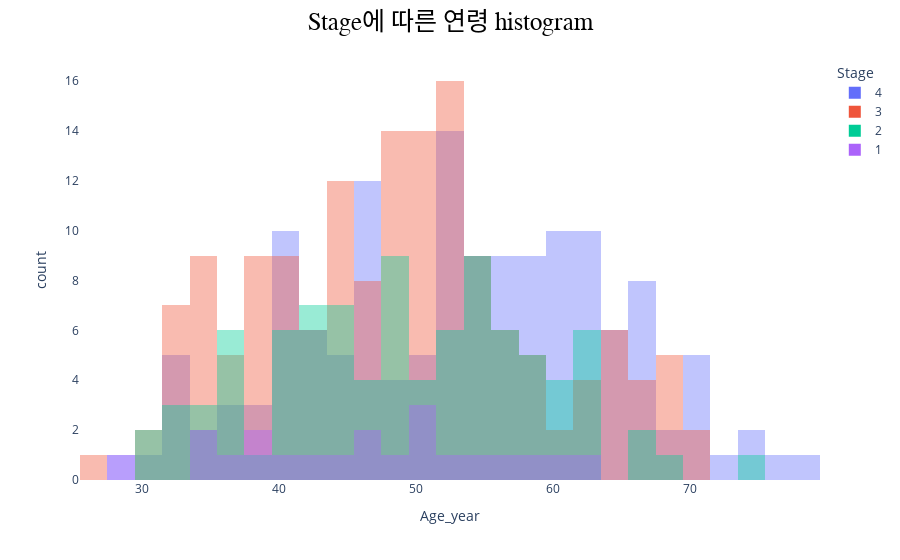

Here is the notebook cell this chart was saved with:
### Code cell
# histogram of age and stages
fig = px.histogram(data, x="Age_year", color = 'Stage')
fig.update_layout(title_text="Stage에 따른 연령 histogram",
                  title_x = 0.5,
                  title_xanchor = 'center',
                  title_font_size = 25,
                  title_font_color = 'black',
                  title_font_family = 'NanumSquare',
                  plot_bgcolor='#ffffff',
                  barmode = 'overlay')
fig.update_traces(#marker_color= 히스토그램 색, 
                 #marker_line_width=히스토그램 테두리 두깨,                            
                 #marker_line_color=히스토그램 테두리 색,
                 marker_opacity = 0.4,
                 )
fig.show()

### Figure 1 — Plotly figure (JSON) as saved in the notebook; plotly's stock layout.template omitted (floating-point values rounded to 4 significant figures; data arrays with more than 128 entries replaced by an {"elided": "..."} marker saying what was removed)
{"data": [{"alignmentgroup": "True", "bingroup": "x", "hovertemplate": "Stage=4<br>Age_year=%{x}<br>count=%{y}<extra></extra>", "legendgroup": "4", "marker": {"color": "#636efa", "opacity": 0.4, "pattern": {"shape": ""}}, "name": "4", "offsetgroup": "4", "orientation": "v", "showlegend": true, "type": "histogram", "x": {"elided": "144 int values"}, "xaxis": "x", "yaxis": "y"}, {"alignmentgroup": "True", "bingroup": "x", "hovertemplate": "Stage=3<br>Age_year=%{x}<br>count=%{y}<extra></extra>", "legendgroup": "3", "marker": {"color": "#EF553B", "opacity": 0.4, "pattern": {"shape": ""}}, "name": "3", "offsetgroup": "3", "orientation": "v", "showlegend": true, "type": "histogram", "x": {"elided": "155 int values"}, "xaxis": "x", "yaxis": "y"}, {"alignmentgroup": "True", "bingroup": "x", "hovertemplate": "Stage=2<br>Age_year=%{x}<br>count=%{y}<extra></extra>", "legendgroup": "2", "marker": {"color": "#00cc96", "opacity": 0.4, "pattern": {"shape": ""}}, "name": "2", "offsetgroup": "2", "orientation": "v", "showlegend": true, "type": "histogram", "x": [42, 44, 45, 63, 41, 52, 56, 48, 41, 52, 33, 56, 52, 33, 36, 46, 48, 43, 68, 50, 44, 42, 42, 55, 62, 47, 55, 75, 55, 59, 48, 36, 42, 41, 47, 30, 55, 56, 40, 54, 44, 44, 35, 61, 37, 52, 49, 63, 38, 58, 34, 66, 56, 58, 45, 50, 56, 48, 67, 37, 56, 30, 61, 58, 62, 37, 33, 43, 40, 63, 34, 48, 54, 54, 55, 47, 60, 52, 48, 48, 51, 52, 54, 59, 48, 36, 62, 60, 40, 50, 42, 44], "xaxis": "x", "yaxis": "y"}, {"alignmentgroup": "True", "bingroup": "x", "hovertemplate": "Stage=1<br>Age_year=%{x}<br>count=%{y}<extra></extra>", "legendgroup": "1", "marker": {"color": "#ab63fa", "opacity": 0.4, "pattern": {"shape": ""}}, "name": "1", "offsetgroup": "1", "orientation": "v", "showlegend": true, "type": "histogram", "x": [50, 44, 43, 40, 38, 28, 56, 62, 34, 49, 55, 61, 34, 51, 38, 46, 52, 46, 51, 59, 36], "xaxis": "x", "yaxis": "y"}], "layout": {"barmode": "overlay", "legend": {"title": {"text": "Stage"}, "tracegroupgap": 0}, "margin": {"t": 60}, "plot_bgcolor": "#ffffff", "title": {"font": {"color": "black", "family": "NanumSquare", "size": 25}, "text": "Stage에 따른 연령 histogram", "x": 0.5, "xanchor": "center"}, "xaxis": {"anchor": "y", "domain": [0, 1], "title": {"text": "Age_year"}}, "yaxis": {"anchor": "x", "domain": [0, 1], "title": {"text": "count"}}}}
